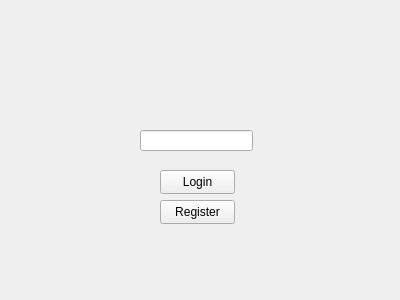
<?xml version="1.0" encoding="UTF-8"?>
<ui version="4.0">
 <class>LoginPage</class>
 <widget class="QWidget" name="LoginPage">
  <property name="geometry">
   <rect>
    <x>0</x>
    <y>0</y>
    <width>400</width>
    <height>300</height>
   </rect>
  </property>
  <property name="windowTitle">
   <string>Form</string>
  </property>
  <widget class="QLineEdit" name="loginInput">
   <property name="geometry">
    <rect>
     <x>140</x>
     <y>130</y>
     <width>113</width>
     <height>21</height>
    </rect>
   </property>
  </widget>
  <widget class="QPushButton" name="loginButton">
   <property name="geometry">
    <rect>
     <x>160</x>
     <y>170</y>
     <width>75</width>
     <height>24</height>
    </rect>
   </property>
   <property name="text">
    <string>Login</string>
   </property>
  </widget>
  <widget class="QPushButton" name="registerButton">
   <property name="geometry">
    <rect>
     <x>160</x>
     <y>200</y>
     <width>75</width>
     <height>24</height>
    </rect>
   </property>
   <property name="text">
    <string>Register</string>
   </property>
  </widget>
 </widget>
 <resources/>
 <connections/>
</ui>
